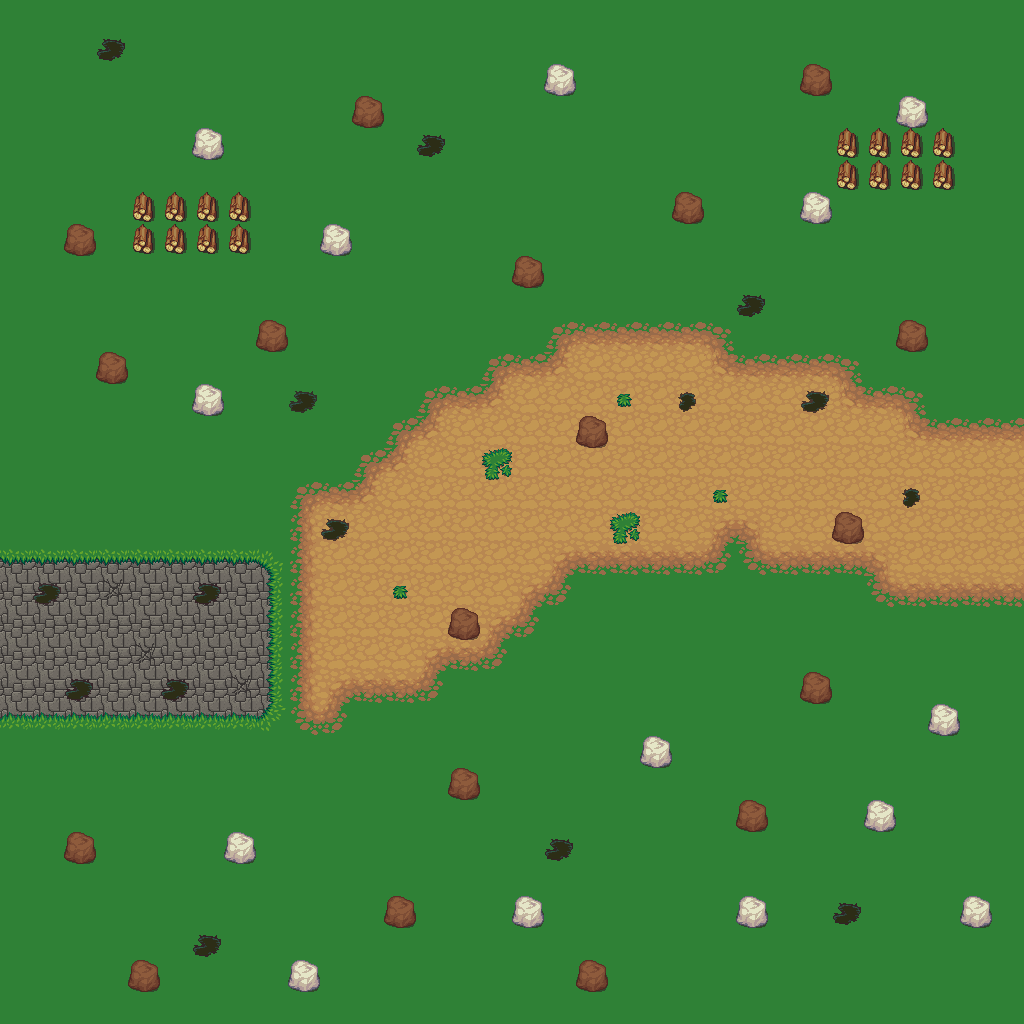

A 2D game scene composited from a Tiled map and its tileset images. What follows is a short description and the map's XML, with each tile layer's data collapsed to a summary:
An orthogonal 32x32 tile map with 32x32 px tiles, 3 tile layers (background, fringe, object), 1 hidden layer not drawn, 4 tilesets and 4 objects (2x event, 2x enemy).

<map height="32" orientation="orthogonal" renderorder="right-down" tileheight="32" tilewidth="32" version="1.0" width="32">
 <properties>
  <property name="music" value="music/mysticaltheme.ogg" />
  <property name="tileset" value="tilesetdefs/town.txt" />
  <property name="title" value="Castle Path" />
 </properties>
 <tileset firstgid="1" name="tiled_collision" tileheight="32" tilewidth="32">
  <image height="32" source="tiled_collision.png" width="480" />
 </tileset>
 <tileset firstgid="16" name="generic_background" tileheight="32" tilewidth="32">
  <image height="832" source="generic_background.png" width="864" />
 </tileset>
 <tileset firstgid="718" name="town_buildings" tileheight="32" tilewidth="32">
  <image height="768" source="town_buildings.png" width="672" />
 </tileset>
 <tileset firstgid="1222" name="small_objects" tileheight="32" tilewidth="32">
  <image height="512" source="small_objects.png" width="671" />
 </tileset>
 <layer height="32" name="background" width="32">
  <data>[1024 cells, 1024 non-empty, 5 distinct tile ids]</data>
 </layer>
 <layer height="32" name="fringe" width="32">
  <data>[1024 cells, 109 non-empty, 20 distinct tile ids]</data>
 </layer>
 <layer height="32" name="object" width="32">
  <data>[1024 cells, 59 non-empty, 4 distinct tile ids]</data>
 </layer>
 <layer height="32" name="collision" visible="0" width="32">
  <data>[1024 cells, 63 non-empty, 2 distinct tile ids]</data>
 </layer>
 <objectgroup name="event">
  <object height="192" name="Teleport to Laurelia" type="event" width="32" x="992" y="416">
   <properties>
    <property name="intermap" value="maps/laurelia.txt,1,104" />
   <property name="activate" value="on_trigger" /></properties>
  </object>
  <object height="192" name="Teleport to Castle1" type="event" width="32" x="0" y="544">
   <properties>
    <property name="intermap" value="maps/castle1.txt,30,13" />
   <property name="activate" value="on_trigger" /></properties>
  </object>
 </objectgroup>
 <objectgroup name="enemy">
  <object height="32" name="Bat" type="enemy" width="32" x="576" y="128"><properties><property name="category" value="bat" /></properties></object>
  <object height="32" name="Bat" type="enemy" width="32" x="576" y="768"><properties><property name="category" value="bat" /></properties></object>
 </objectgroup>
</map>
